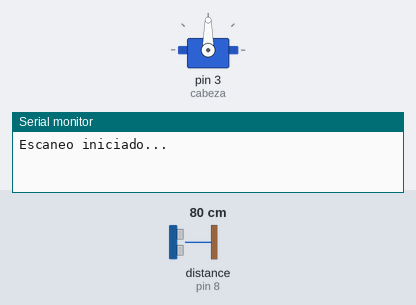
The sketch below on a simulated Arduino Uno, built with avr-gcc and run on an emulated ATmega328P. Parts: servo, the last lines printed to the serial monitor. Wiring (inferred from the names in the program): ultrasonic range finder: trigger pin 9; echo pin 8. Inputs (shaded band) come from the test bench; at power-on: distance to the obstacle (sensor on pin 8) 80 cm. The echo pulse lasts 58.3 µs per cm.

Above: at 0.05 s.
At 0.8 s:
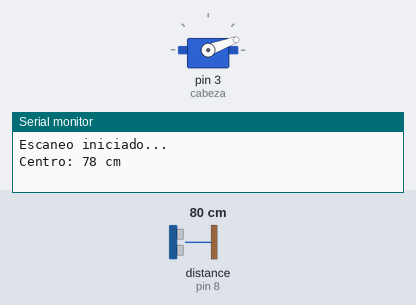
At 2.0 s:
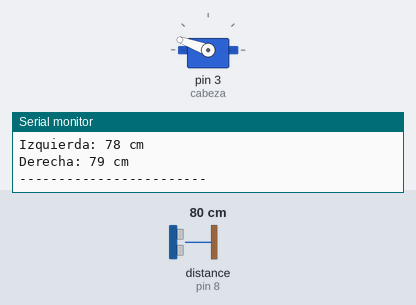
Timing chart, 0 to 4.6 s (numbered marks = the images above):
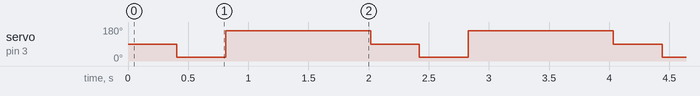

The sketch:

mov_robot_test_con_sensor_servo.ino
```cpp
#include "arduino_secrets.h"

#include <Servo.h>

Servo cabeza;

int trigPin = 9;   // TRIG en D9
int echoPin = 8;   // ECHO en D8

void setup() {
  Serial.begin(9600);

  cabeza.attach(3);   // Servo en D3
  cabeza.write(90);   // Centrado

  pinMode(trigPin, OUTPUT);
  pinMode(echoPin, INPUT);

  Serial.println("Escaneo iniciado...");
}

long medirDistancia() {
  digitalWrite(trigPin, LOW);
  delayMicroseconds(2);
  digitalWrite(trigPin, HIGH);
  delayMicroseconds(10);
  digitalWrite(trigPin, LOW);

  long duracion = pulseIn(echoPin, HIGH, 30000);
  long distancia = duracion * 0.034 / 2;

  return distancia;
}

void loop() {

  // Centro
  cabeza.write(90);
  delay(400);
  Serial.print("Centro: ");
  Serial.print(medirDistancia());
  Serial.println(" cm");

  // Izquierda
  cabeza.write(20);
  delay(400);
  Serial.print("Izquierda: ");
  Serial.print(medirDistancia());
  Serial.println(" cm");

  // Derecha
  cabeza.write(160);
  delay(400);
  Serial.print("Derecha: ");
  Serial.print(medirDistancia());
  Serial.println(" cm");

  Serial.println("------------------------");
  delay(800);
}
```

arduino_secrets.h
```cpp

```

Measured:
- by itself, servo on pin 3 (cabeza): repeats every 2.0 s: 160° 1.2 s, 90° 0.41 s, 20° 0.41 s
